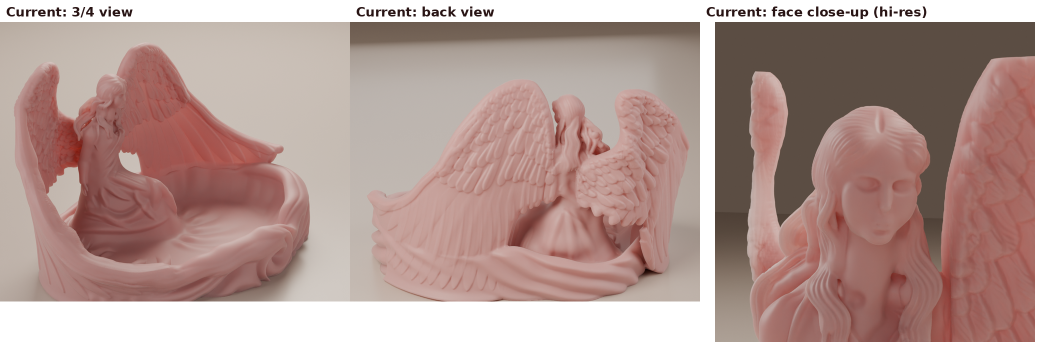
#> input picture angel-dish/progress/angel_progress_views.png, 2100 x 684 px, given in place of reference.png, which was not available (shown at 1/2 size)
$ python head_blend.py ../progress/angel_progress_views.png
#> lines starting #> are read from the running program, lines starting #| are printed output that depends on the picture; pictures that were not available may be replaced by others from this repository, and a replacement may not be noted
"""python3 head_blend.py r_ref.png out.png [box] : ref | render | edges overlay (ref edges red, render edges cyan)"""
import sys, os
import numpy as np
from PIL import Image, ImageFilter
HERE = os.path.dirname(os.path.abspath(__file__))
a = sys.argv[1:]
box = [int(v) for v in (a[2] if len(a) > 2 else '380,110,530,300').split(',')]
ref = Image.open('/tmp/claude-0/-home-user-claude-code-deep-research-v2/7b47191c-d71c-5999-a319-d37f870318ab/scratchpad/ref/reference.png').convert('RGB')
#> ref is the input picture: PIL image 2100x684 RGB; mean R, G, B 177.7, 150.7, 144.7
r = Image.open(a[0]).convert('RGB').resize(ref.size, Image.LANCZOS)
s = 900 / (box[3] - box[1])
A = ref.crop(box); B = r.crop(box)
#> after `A = ref.crop(box)`:
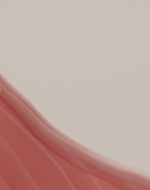
#> A: PIL image 150x190 RGB; mean R, G, B 192.1, 163.7, 156
size = (int(A.width * s), int(A.height * s))
#> size = (710, 899)
A = A.resize(size, Image.BICUBIC); B = B.resize(size, Image.BICUBIC)
def edges(im):
    g = np.asarray(im.convert('L').filter(ImageFilter.GaussianBlur(2)), float)
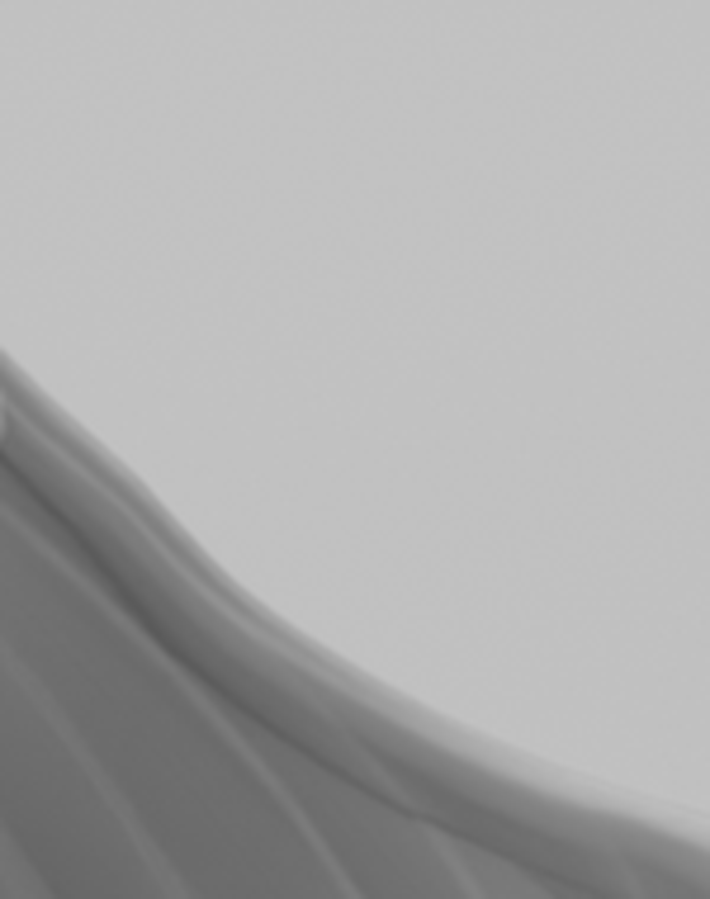
#> g: shape (899, 710) float64; min 89, max 195, mean 171.3
    gx = np.abs(np.diff(g, axis=1, prepend=g[:, :1])); gy = np.abs(np.diff(g, axis=0, prepend=g[:1]))
#> after `gy = np.abs(np.diff(g, axis=0, prepend=g[:1]))`:
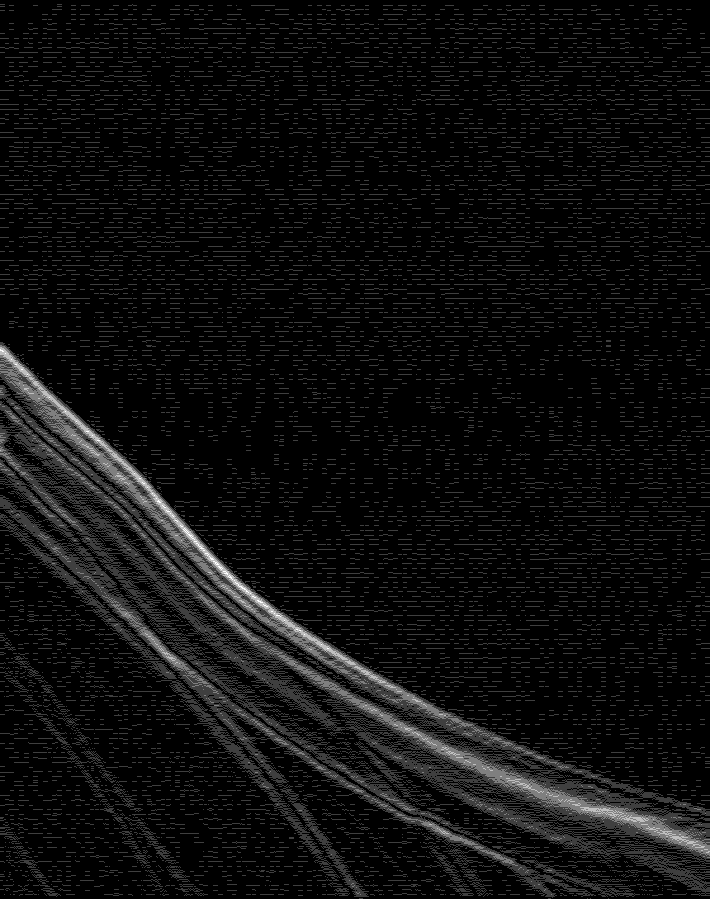
#> gy: shape (899, 710) float64; min 0, max 4, mean 0.22; drawn with min black and max white
    e = np.hypot(gx, gy); return e / (np.percentile(e, 99) + 1e-6)
ea, eb = edges(A), edges(B)
base = np.asarray(A.convert('L'), float) * 0.5
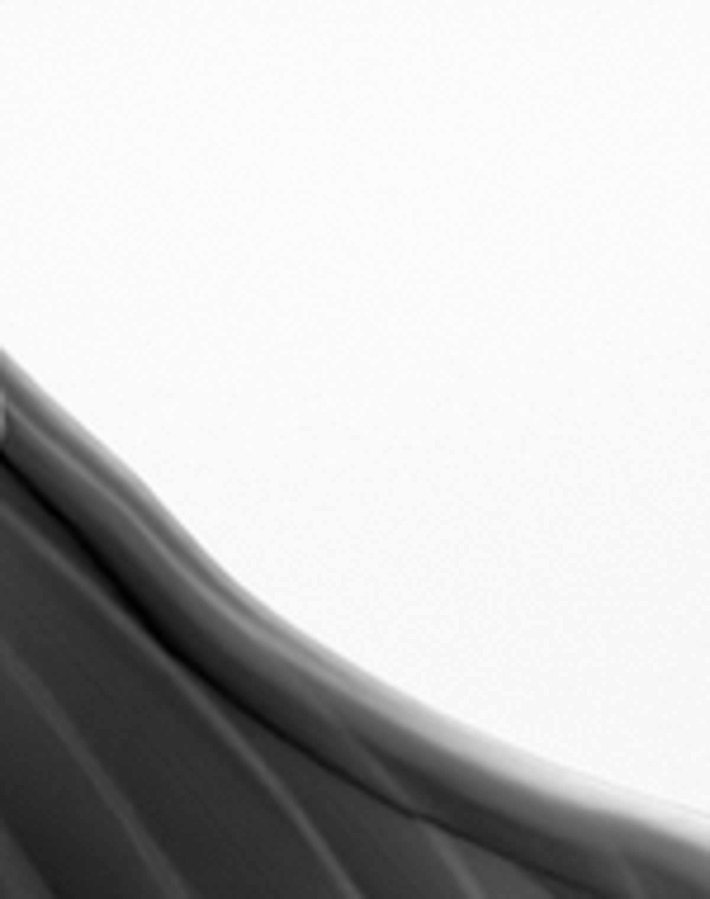
#> base: shape (899, 710) float64; min 44.5, max 97.5, mean 85.6; drawn with min black and max white
ov = np.stack([base + 255 * np.clip(ea, 0, 1) * 0.8, base + 200 * np.clip(eb, 0, 1), base + 255 * np.clip(eb, 0, 1)], -1)
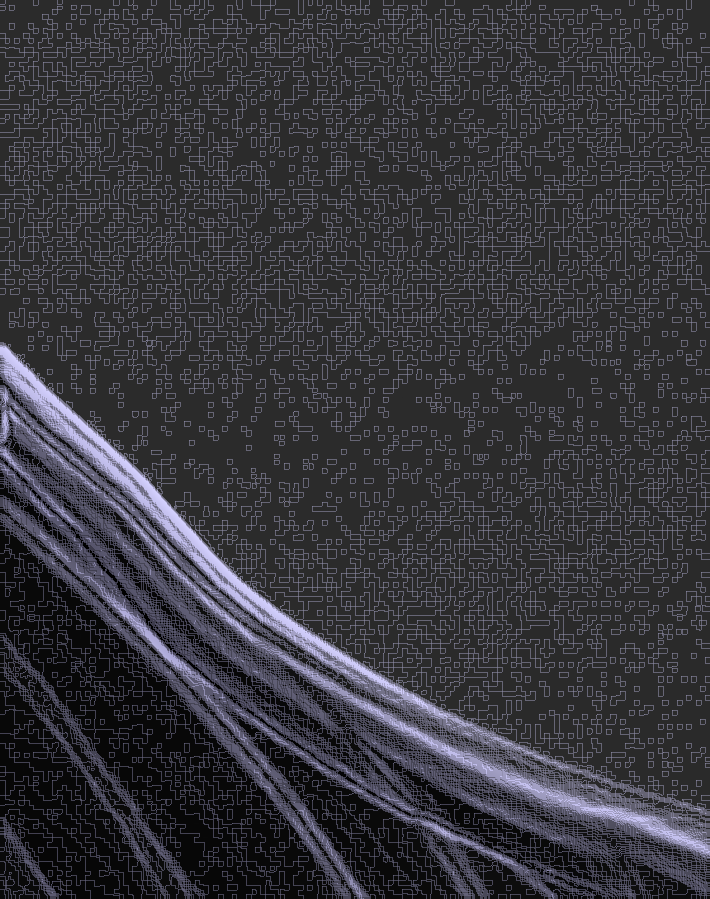
#> ov: shape (899, 710, 3) float64; mean of channels 0, 1, 2 111, 110.5, 117.3; drawn with min black and max white
o = Image.new('RGB', (size[0] * 3, size[1]))
#> o: PIL image 2130x899 RGB; every value is 0
o.paste(A, (0, 0)); o.paste(B, (size[0], 0)); o.paste(Image.fromarray(np.clip(ov, 0, 255).astype(np.uint8)), (2 * size[0], 0))
#> after `o.paste(B, (size[0], 0))`:
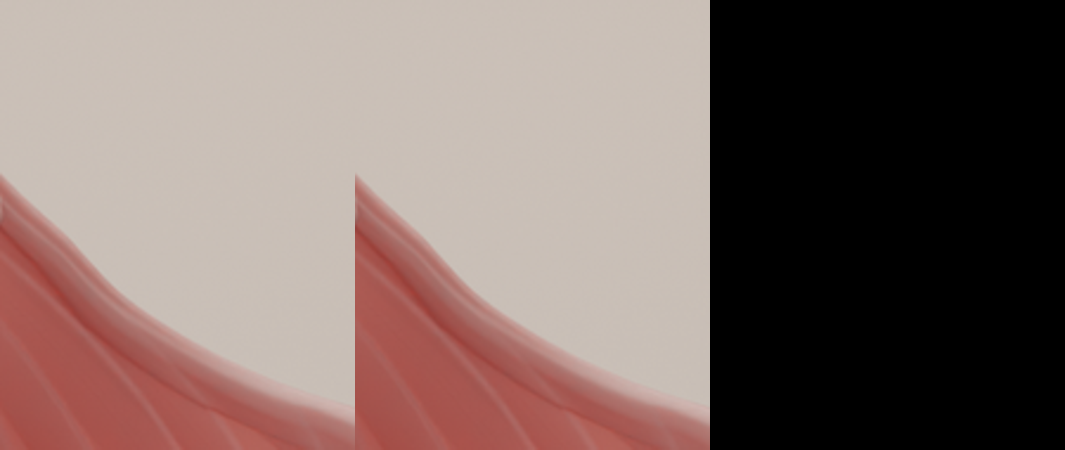
#> o: PIL image 2130x899 RGB (shown at 1/2 size); mean R, G, B 128.1, 109.2, 104
#> after `o.paste(Image.fromarray(np.clip(ov, 0, 255).astype(np.uint8)), (2 * si`:
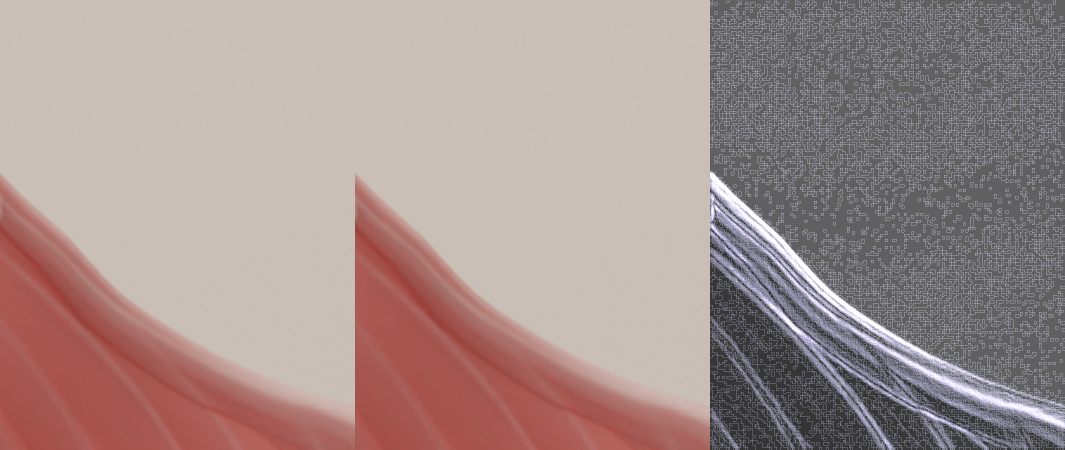
#> o: PIL image 2130x899 RGB (shown at 1/2 size); mean R, G, B 164.9, 145.8, 142.6
#> (the run stopped early here; a loop or call above may not have finished)

$ run again, on angel-dish/progress/best_of_threeq.png
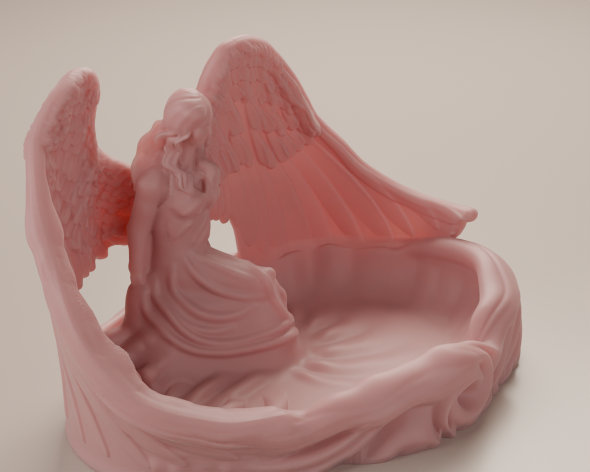
#> input picture angel-dish/progress/best_of_threeq.png, 1179 x 943 px, given in place of reference.png, which was not available (shown at 1/2 size)
#> `ov = np.stack([base + 255 * np.clip(ea, 0, 1) * 0.8, base + 200 * np.c..`:
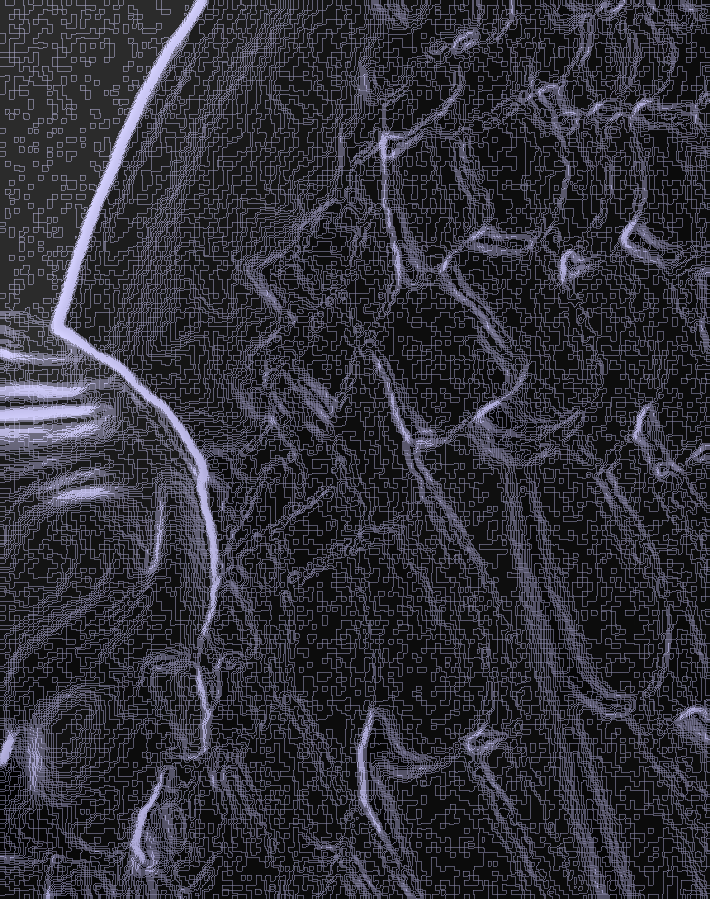
#> ov: shape (899, 710, 3) float64; mean of channels 0, 1, 2 101.8, 101, 111.4; drawn with min black and max white
#> `o.paste(Image.fromarray(np.clip(ov, 0, 255).astype(np.uint8)), (2 * si`:
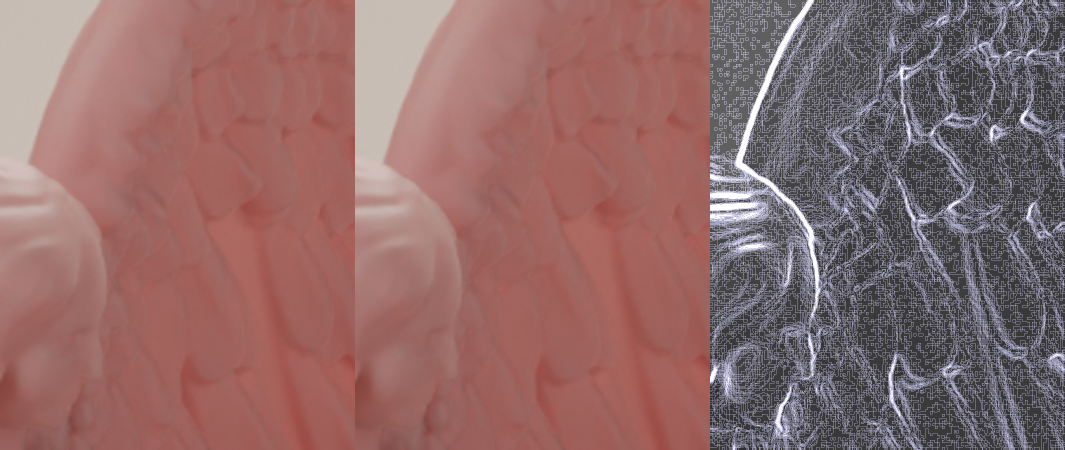
#> o: PIL image 2130x899 RGB (shown at 1/2 size); mean R, G, B 144, 107, 106.3

$ run again, on angel-dish/progress/latest_stl_renders.png
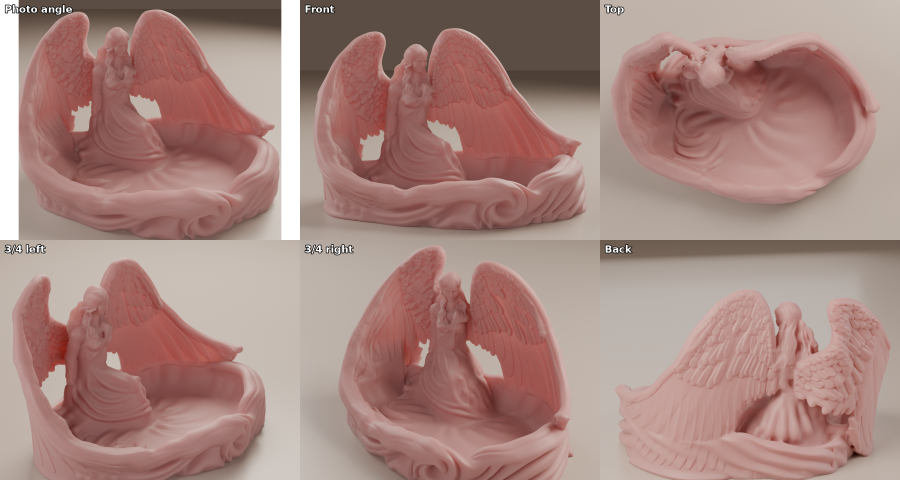
#> input picture angel-dish/progress/latest_stl_renders.png, 2700 x 1440 px, given in place of reference.png, which was not available (shown at 1/3 size)
#> ref is the input picture: PIL image 2700x1440 RGB; mean R, G, B 167, 134, 127.3
#> `ov = np.stack([base + 255 * np.clip(ea, 0, 1) * 0.8, base + 200 * np.c..`:
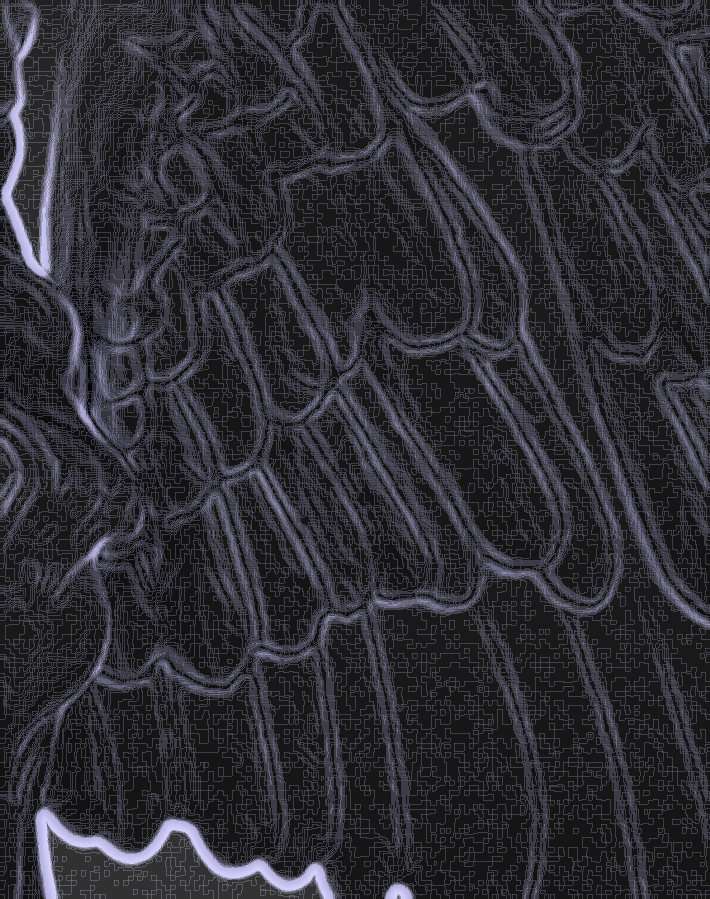
#> ov: shape (899, 710, 3) float64; mean of channels 0, 1, 2 87.3, 86.7, 94.9; drawn with min black and max white
#> `o.paste(Image.fromarray(np.clip(ov, 0, 255).astype(np.uint8)), (2 * si`:
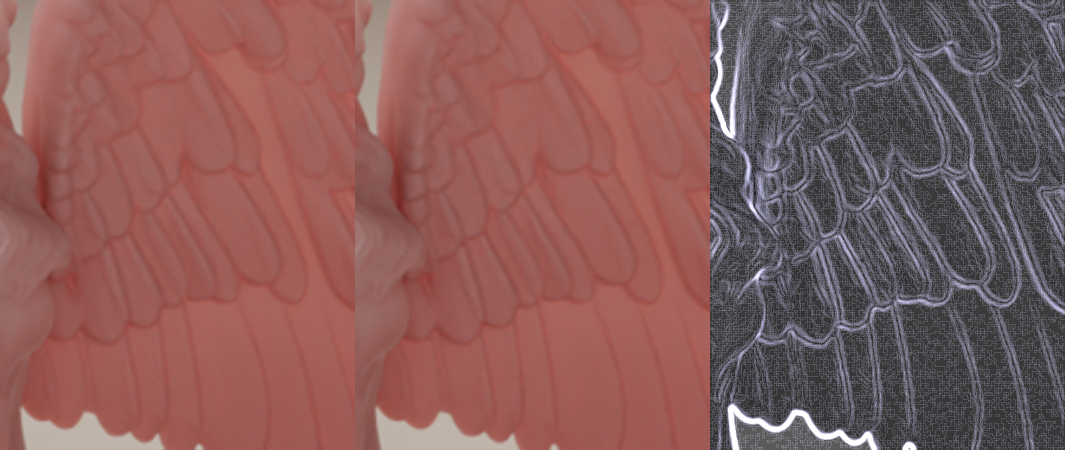
#> o: PIL image 2130x899 RGB (shown at 1/2 size); mean R, G, B 134.9, 92.3, 91
